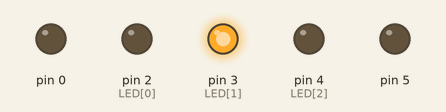
Recording of a sketch running on a simulated Arduino Uno, built with avr-gcc and run on an emulated ATmega328P. Shown: output pins drawn as LEDs (lit = HIGH). Random numbers use the default seed unless the sketch sets one.

Above: at 0.1 s.
At 19.6 s:
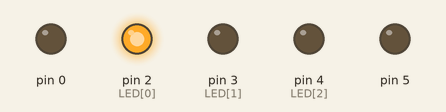
At 39.6 s:
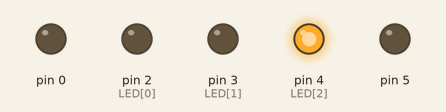
Timing chart, 0 to 40.0 s (numbered marks = the images above):
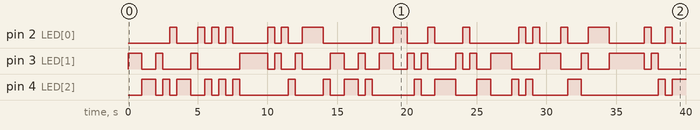

The sketch:

new.ino
```cpp
int LED[ ]={2,3,4
};
void setup() {
    for (int i=0 ;i<8;i++){
      pinMode(LED[i],OUTPUT);}
}
void loop() {
  // put your main code here, to run repeatedly:
int i;
  int ran;
  ran=random(3);
  digitalWrite(LED[ran], HIGH);
delay(500);
for(i=0;i<3;i++)digitalWrite(LED[i], LOW);
}
```

Measured:
- by itself, pin 2 (LED[0]): LOW → HIGH at 3.0 s, → LOW 0.50 s later, → HIGH 1.5 s later, → LOW 0.50 s later, … (34 changes in this stretch)
- by itself, pin 3 (LED[1]): LOW → HIGH at 0.00 s, → LOW 1.0 s later, → HIGH 1.0 s later, → LOW 0.50 s later, … (36 changes in this stretch)
- by itself, pin 4 (LED[2]): LOW → HIGH at 1.0 s, → LOW 1.0 s later, → HIGH 0.50 s later, → LOW 0.50 s later, … (35 changes in this stretch)
